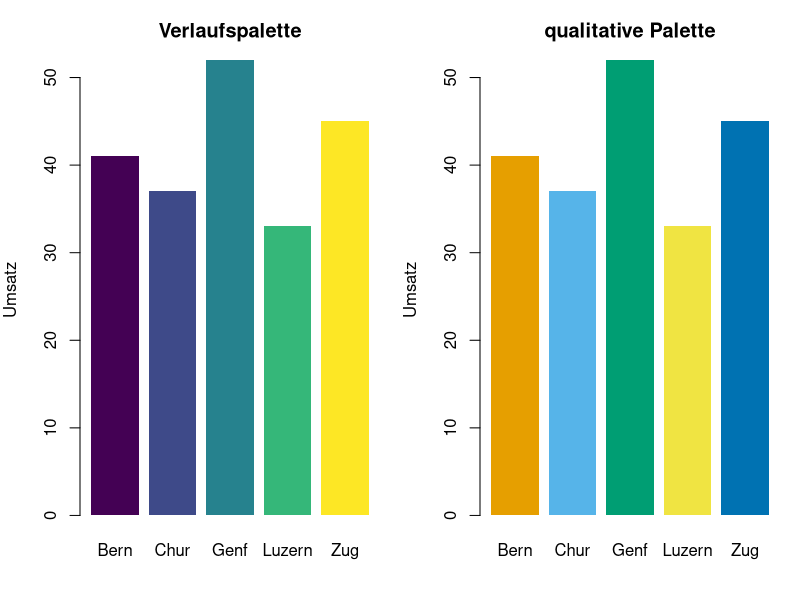
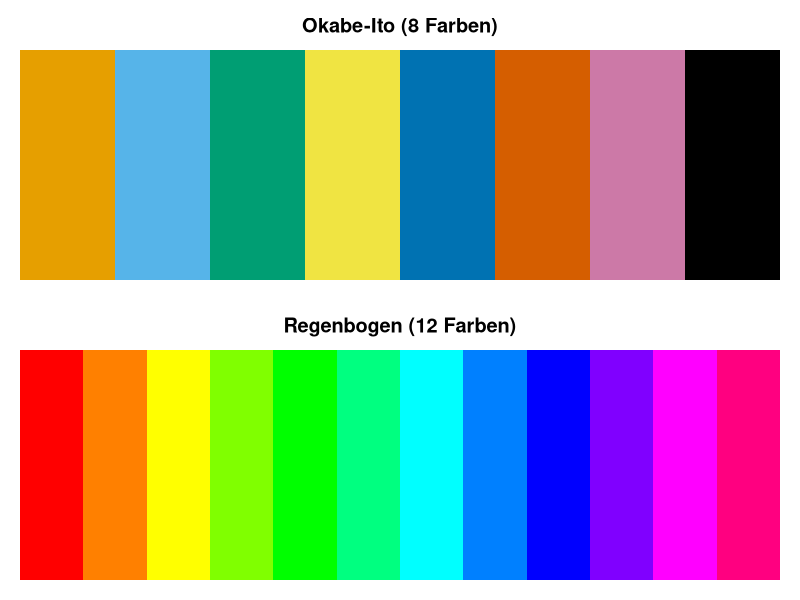
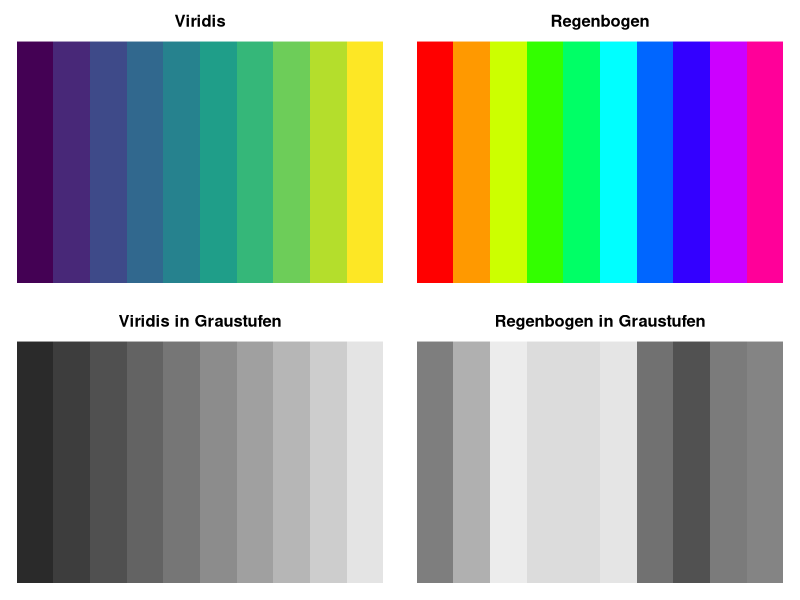
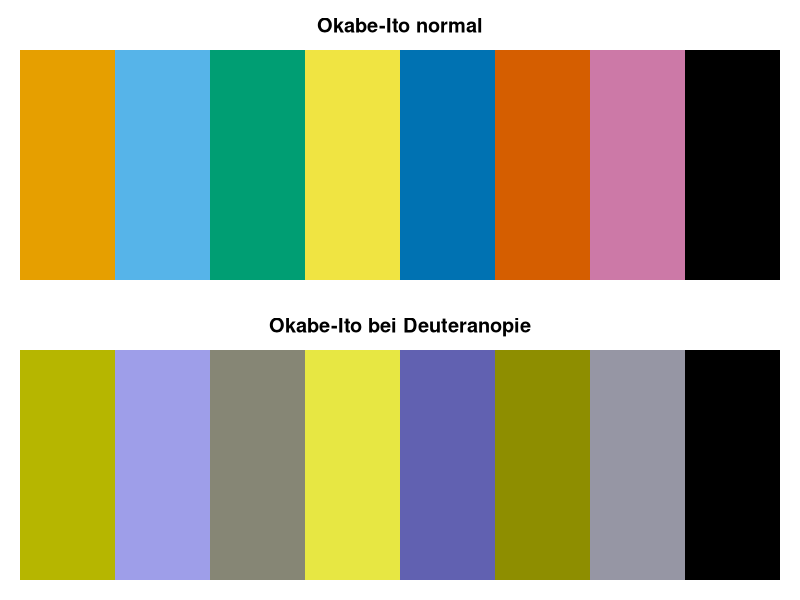
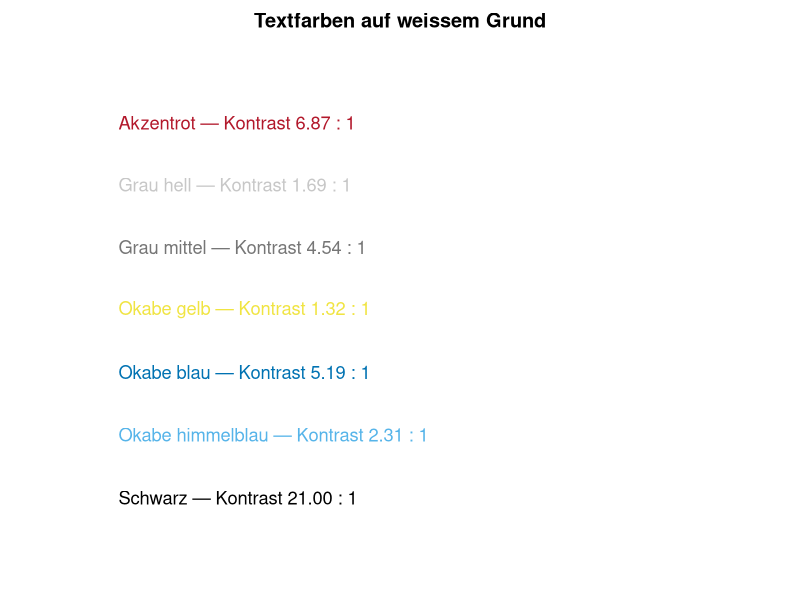

Generate these figures, in order, with R:
## ---- chunk 1
#| label: setup-r
#| include: false
library(ggplot2)

theme_set(theme_minimal(base_size = 12))

# --- Farbrechnung von Hand, damit R und Python dieselben Zahlen liefern ----
hex_zu_rgb <- function(h) {
  h <- sub("^#", "", h)
  strtoi(substring(h, c(1, 3, 5), c(2, 4, 6)), 16L) / 255
}

linear <- function(c) ifelse(c <= 0.04045, c / 12.92, ((c + 0.055) / 1.055)^2.4)

M_XYZ <- matrix(c(0.4124, 0.3576, 0.1805,
                  0.2126, 0.7152, 0.0722,
                  0.0193, 0.1192, 0.9505), nrow = 3, byrow = TRUE)
WEISS <- c(0.95047, 1, 1.08883)

lab_von_linear <- function(rgb) {
  xyz <- as.vector(M_XYZ %*% rgb) / WEISS
  f <- ifelse(xyz > 0.008856, xyz^(1 / 3), 7.787 * xyz + 16 / 116)
  c(116 * f[2] - 16, 500 * (f[1] - f[2]), 200 * (f[2] - f[3]))
}

lab <- function(h) lab_von_linear(linear(hex_zu_rgb(h)))

abstand <- function(h1, h2) sqrt(sum((lab(h1) - lab(h2))^2))

luminanz <- function(h) sum(M_XYZ[2, ] * linear(hex_zu_rgb(h)))

kontrast <- function(h1, h2) {
  l <- sort(c(luminanz(h1), luminanz(h2)), decreasing = TRUE)
  (l[1] + 0.05) / (l[2] + 0.05)
}

# Deuteranopie nach Vienot, Brettel und Mollon
RGB2LMS <- matrix(c(17.8824, 43.5161, 4.11935,
                    3.45565, 27.1554, 3.86714,
                    0.0299566, 0.184309, 1.46709), nrow = 3, byrow = TRUE)
LMS2RGB <- solve(RGB2LMS)
DEUT <- matrix(c(1, 0, 0,
                 0.494207, 0, 1.24827,
                 0, 0, 1), nrow = 3, byrow = TRUE)

deuteranop <- function(h) {
  rgb <- linear(hex_zu_rgb(h))
  pmin(pmax(as.vector(LMS2RGB %*% (DEUT %*% (RGB2LMS %*% rgb))), 0), 1)
}

abstand_deuteranop <- function(h1, h2) {
  sqrt(sum((lab_von_linear(deuteranop(h1)) - lab_von_linear(deuteranop(h2)))^2))
}

OKABE <- c("#E69F00", "#56B4E9", "#009E73", "#F0E442",
           "#0072B2", "#D55E00", "#CC79A7", "#000000")
OKABE_NAMEN <- c("orange", "himmelblau", "gruen", "gelb",
                 "blau", "zinnober", "violett", "schwarz")
REGEN12 <- c("#FF0000", "#FF8000", "#FFFF00", "#80FF00", "#00FF00", "#00FF80",
             "#00FFFF", "#0080FF", "#0000FF", "#8000FF", "#FF00FF", "#FF0080")
REGEN10 <- c("#FF0000", "#FF9900", "#CCFF00", "#33FF00", "#00FF66",
             "#00FFFF", "#0066FF", "#3300FF", "#CC00FF", "#FF0099")
VIRIDIS10 <- c("#440154", "#482878", "#3E4A89", "#31688E", "#26828E",
               "#1F9E89", "#35B779", "#6DCD59", "#B4DE2C", "#FDE725")

akzent <- "#b2182b"
neutral <- "grey78"
## ---- chunk 2
#| label: fig-b1-fa-r
#| fig-cap: "Beispiel 1: oben nominale Standorte mit Verlaufspalette, unten mit qualitativer."
#| fig-height: 3.4
standorte <- c("Bern", "Chur", "Genf", "Luzern", "Zug")
umsatz <- c(41, 37, 52, 33, 45)

verlauf <- c("#440154", "#3E4A89", "#26828E", "#35B779", "#FDE725")
round(rbind(luminanz = sapply(verlauf, luminanz)), 3)
round(c(verhaeltnis_hellste_zu_dunkelste =
          luminanz(verlauf[5]) / luminanz(verlauf[1])), 1)

# Die Verlaufspalette ordnet die Standorte -- nach welchem Kriterium?
data.frame(standort = standorte, umsatz = umsatz,
           luminanz = round(sapply(verlauf, luminanz), 3), row.names = NULL)

par(mfrow = c(1, 2), mar = c(4, 4, 3, 1))
barplot(umsatz, names.arg = standorte, col = verlauf, border = NA,
        ylab = "Umsatz", main = "Verlaufspalette")
barplot(umsatz, names.arg = standorte, col = OKABE[1:5], border = NA,
        ylab = "Umsatz", main = "qualitative Palette")
par(mfrow = c(1, 1))
## ---- chunk 3
#| label: fig-b2-fa-r
#| fig-cap: "Beispiel 2: Okabe-Ito mit acht Farben, Regenbogen mit zwölf."
#| fig-height: 2.6
paarabstaende <- function(farben, namen = seq_along(farben)) {
  paare <- t(combn(length(farben), 2))
  data.frame(a = namen[paare[, 1]], b = namen[paare[, 2]],
             dE = apply(paare, 1, function(p) abstand(farben[p[1]], farben[p[2]])))
}

okabe_ab <- paarabstaende(OKABE, OKABE_NAMEN)
head(okabe_ab[order(okabe_ab$dE), ], 3)
round(c(minimum = min(okabe_ab$dE), median = median(okabe_ab$dE),
        maximum = max(okabe_ab$dE), paare = nrow(okabe_ab)), 1)

regen_ab <- paarabstaende(REGEN12)
head(regen_ab[order(regen_ab$dE), ], 3)
round(c(minimum = min(regen_ab$dE), median = median(regen_ab$dE),
        paare_unter_20 = sum(regen_ab$dE < 20), paare = nrow(regen_ab)), 1)

par(mfrow = c(2, 1), mar = c(1, 1, 2.5, 1))
image(matrix(1:8, ncol = 1), col = OKABE, axes = FALSE,
      main = "Okabe-Ito (8 Farben)")
image(matrix(1:12, ncol = 1), col = REGEN12, axes = FALSE,
      main = "Regenbogen (12 Farben)")
par(mfrow = c(1, 1))
## ---- chunk 4
#| label: fig-b3-fa-r
#| fig-cap: "Beispiel 3: beide Paletten in Farbe und als Graustufe."
#| fig-height: 3.4
for (nm in c("VIRIDIS10", "REGEN10")) {
  L <- sapply(get(nm), luminanz)
  d <- diff(L)
  cat(sprintf("%-10s Luminanz %s\n", nm,
              paste(sprintf("%.3f", L), collapse = " ")))
  cat(sprintf("           %s, Richtungswechsel %d, Spanne %.3f bis %.3f\n",
              if (all(d > 0)) "monoton steigend" else "NICHT monoton",
              sum(sign(d[-length(d)]) * sign(d[-1]) < 0), min(L), max(L)))
}

# Welche Stufen des Regenbogens werden in Graustufen ununterscheidbar?
L <- sapply(REGEN10, luminanz)
paare <- t(combn(10, 2))
koll <- data.frame(a = paare[, 1], b = paare[, 2],
                   unterschied = abs(L[paare[, 1]] - L[paare[, 2]]))
head(koll[order(koll$unterschied), ], 3)
c(paare_unter_0.02 = sum(koll$unterschied < 0.02), paare = nrow(koll))

grau <- function(farben) {
  sapply(farben, function(h) {
    g <- luminanz(h)^(1 / 2.2)
    rgb(g, g, g)
  })
}
par(mfrow = c(2, 2), mar = c(1, 1, 2.5, 1))
image(matrix(1:10, ncol = 1), col = VIRIDIS10, axes = FALSE, main = "Viridis")
image(matrix(1:10, ncol = 1), col = REGEN10, axes = FALSE, main = "Regenbogen")
image(matrix(1:10, ncol = 1), col = grau(VIRIDIS10), axes = FALSE,
      main = "Viridis in Graustufen")
image(matrix(1:10, ncol = 1), col = grau(REGEN10), axes = FALSE,
      main = "Regenbogen in Graustufen")
par(mfrow = c(1, 1))
## ---- chunk 5
#| label: fig-b4-fa-r
#| fig-cap: "Beispiel 4: oben die Originalfarben, unten wie sie bei Deuteranopie erscheinen."
#| fig-height: 3
paare <- list(c("#D62728", "#2CA02C", "rot / gruen"),
              c("#E69F00", "#56B4E9", "Okabe orange / himmelblau"),
              c("#009E73", "#D55E00", "Okabe gruen / zinnober"))

for (p in paare) {
  cat(sprintf("%-28s normal %6.1f   deuteranop %6.1f\n",
              p[3], abstand(p[1], p[2]), abstand_deuteranop(p[1], p[2])))
}

# Ganze Paletten im Vergleich
vergleich <- function(farben) {
  idx <- t(combn(length(farben), 2))
  d <- apply(idx, 1, function(p) abstand_deuteranop(farben[p[1]], farben[p[2]]))
  c(minimum = min(d), paare_unter_10 = sum(d < 10), paare = length(d))
}
round(rbind(Okabe = vergleich(OKABE), Regenbogen12 = vergleich(REGEN12)), 1)

als_hex <- function(h) {
  v <- deuteranop(h)
  rgb(v[1]^(1 / 2.2), v[2]^(1 / 2.2), v[3]^(1 / 2.2))
}
par(mfrow = c(2, 1), mar = c(1, 1, 2.5, 1))
image(matrix(1:8, ncol = 1), col = OKABE, axes = FALSE, main = "Okabe-Ito normal")
image(matrix(1:8, ncol = 1), col = sapply(OKABE, als_hex), axes = FALSE,
      main = "Okabe-Ito bei Deuteranopie")
par(mfrow = c(1, 1))
## ---- chunk 6
#| label: fig-b5-fa-r
#| fig-cap: "Beispiel 5: dieselben Farben als Textfarbe auf Weiss."
#| fig-height: 3
farben <- c(Akzentrot = akzent, "Grau hell" = "#c7c7c7", "Grau mittel" = "#767676",
            "Okabe gelb" = "#F0E442", "Okabe blau" = "#0072B2",
            "Okabe himmelblau" = "#56B4E9", Schwarz = "#000000")

urteil <- function(k) {
  if (k >= 4.5) "Text ok" else if (k >= 3) "nur grosse Schrift" else "nur Fläche"
}
for (nm in names(farben)) {
  k <- kontrast(farben[[nm]], "#FFFFFF")
  cat(sprintf("%-18s %5.2f : 1   %s\n", nm, k, urteil(k)))
}

round(c(akzent_auf_hellgrau = kontrast(akzent, "#c7c7c7"),
        akzent_auf_mittelgrau = kontrast(akzent, "#767676")), 2)

par(mar = c(1, 1, 2, 1))
plot(NA, xlim = c(0, 10), ylim = c(0, 8), axes = FALSE, xlab = "", ylab = "",
     main = "Textfarben auf weissem Grund")
for (i in seq_along(farben)) {
  k <- kontrast(farben[[i]], "#FFFFFF")
  text(1, 8 - i, sprintf("%s — Kontrast %.2f : 1", names(farben)[i], k),
       col = farben[[i]], adj = 0, cex = 1.1)
}
